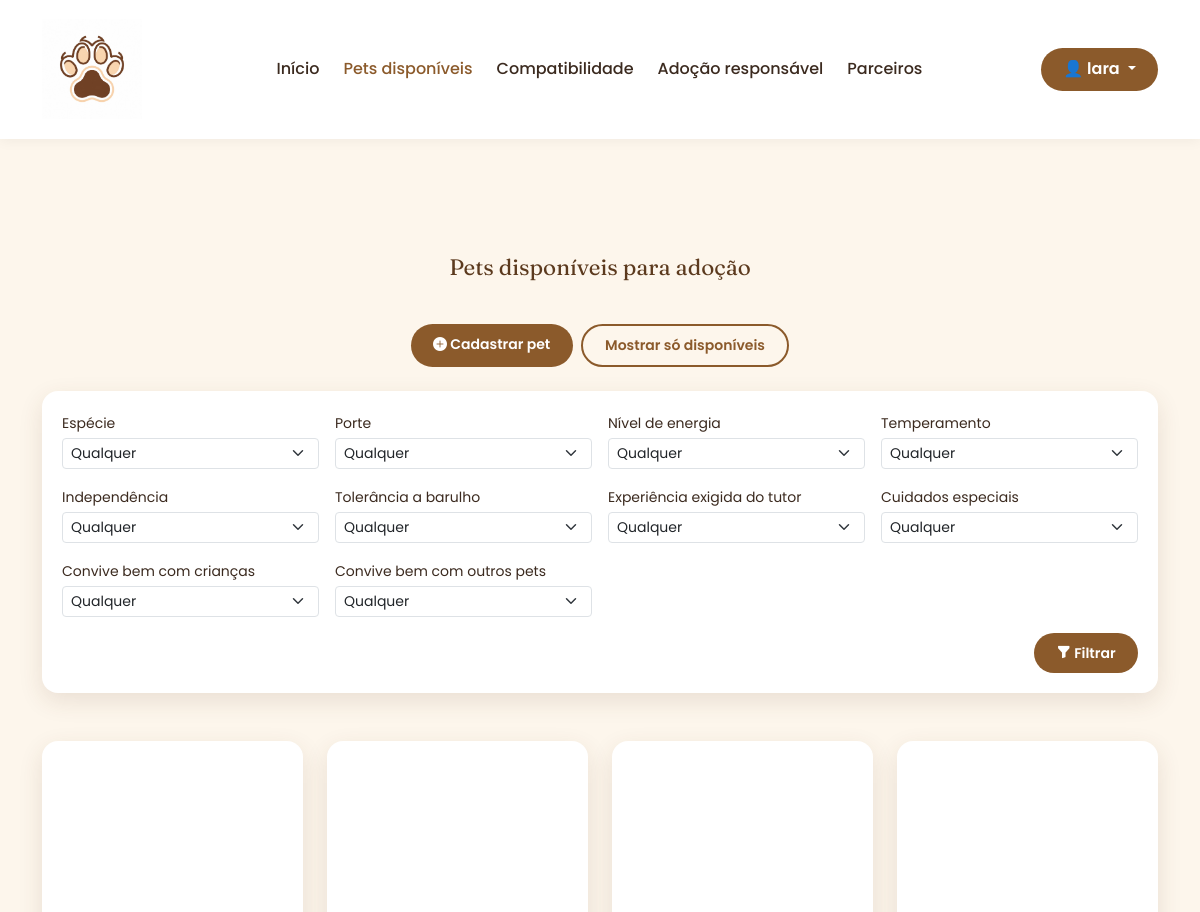
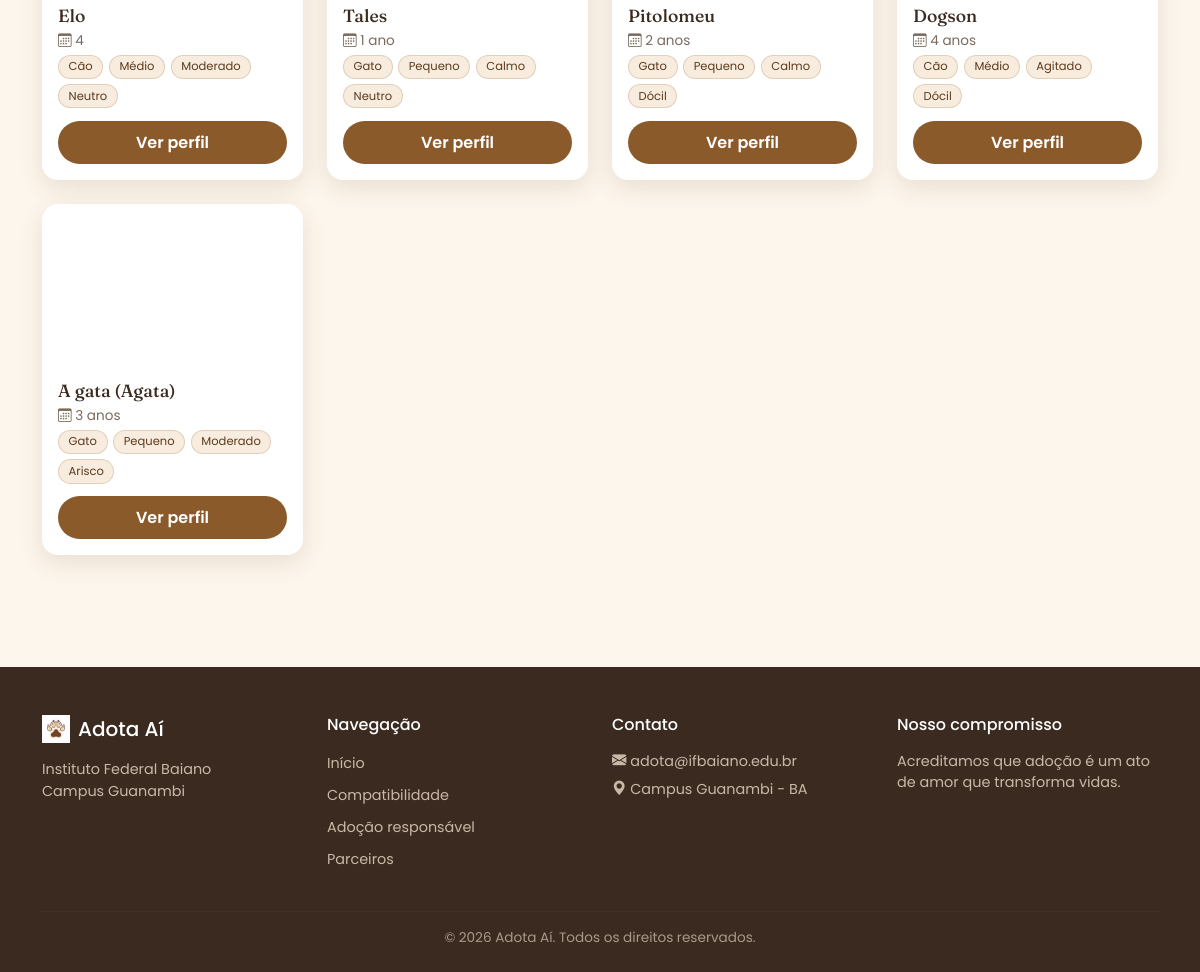
Page /adocao/pets/?todos=1 (signed in) on the committed database (2 pictures, top to bottom).
### adocao/models.py (models this page shows, shortened)
class Pet(models.Model):
    ESPECIE = choices.ESPECIE
    PORTE = choices.PORTE
    ENERGIA = choices.ENERGIA
    TEMPERAMENTO = choices.TEMPERAMENTO
    INDEPENDENCIA = choices.INDEPENDENCIA
    TOLERANCIA_BARULHO = choices.TOLERANCIA_BARULHO
    EXPERIENCIA = choices.EXPERIENCIA
    CUIDADOS = choices.CUIDADOS
    CONVIVE = choices.CONVIVE
    nome = models.CharField(max_length=100)
    idade = models.CharField(max_length=50)
    descricao = models.TextField()
    foto = models.ImageField(
        upload_to="pets/"
    )
    disponivel = models.BooleanField(
        default=True
    )
    especie = models.CharField(
        "espécie", max_length=10, choices=choices.ESPECIE
    )
    porte = models.PositiveSmallIntegerField(
        "porte", choices=choices.PORTE
    )
    energia = models.PositiveSmallIntegerField(
        "nível de energia", choices=choices.ENERGIA
    )
    temperamento = models.PositiveSmallIntegerField(
        "temperamento", choices=choices.TEMPERAMENTO
    )
    independencia = models.PositiveSmallIntegerField(
        "independência", choices=choices.INDEPENDENCIA
    )
    tolerancia_barulho = models.PositiveSmallIntegerField(
        "tolerância a barulho", choices=choices.TOLERANCIA_BARULHO
    )
    experiencia = models.PositiveSmallIntegerField(
        "experiência exigida do tutor", choices=choices.EXPERIENCIA
    )
    cuidados = models.PositiveSmallIntegerField(
        "cuidados especiais", choices=choices.CUIDADOS
    )
    convive_criancas = models.CharField(
        "convive bem com crianças", max_length=3, choices=choices.CONVIVE
    )
    convive_outros_pets = models.CharField(
        "convive bem com outros pets", max_length=3, choices=choices.CONVIVE
    )

### adocao/views.py (the view)
def lista_pets(request):
    mostrar_todos = request.user.is_staff and request.GET.get('todos') == '1'
    pets = Pet.objects.all() if mostrar_todos else Pet.objects.filter(disponivel=True)
    filtro = PetFiltroForm(request.GET)
    filtros_ativos = False
    if filtro.is_valid():
        for campo, valor in filtro.cleaned_data.items():
            if valor:
                pets = pets.filter(**{campo: valor})
                filtros_ativos = True
    return render(
        request,
        'adocao/lista_pets.html',
        {
            'pets': pets,
            'filtro': filtro,
            'filtros_ativos': filtros_ativos,
            'mostrar_todos': mostrar_todos,
        }
    )

### adocao/forms.py
class PetFiltroForm(forms.Form):
    EIXOS = [
        "especie",
        "porte",
        "energia",
        "temperamento",
        "independencia",
        "tolerancia_barulho",
        "experiencia",
        "cuidados",
    ]
    CONVIVE = ["convive_criancas", "convive_outros_pets"]
    def __init__(self, *args, **kwargs):
        super().__init__(*args, **kwargs)
        select = {'class': 'form-select form-select-sm'}
        for nome in self.EIXOS:
            campo = Pet._meta.get_field(nome)
            self.fields[nome] = forms.ChoiceField(
                label=str(campo.verbose_name).capitalize(),
                required=False,
                choices=[('', 'Qualquer')] + list(campo.choices),
                widget=forms.Select(attrs=select),
            )
        for nome in self.CONVIVE:
            campo = Pet._meta.get_field(nome)
            self.fields[nome] = forms.ChoiceField(
                label=str(campo.verbose_name).capitalize(),
                required=False,
                choices=[('', 'Qualquer'), ('sim', 'Sim')],
                widget=forms.Select(attrs=select),
            )

### templates/adocao/lista_pets.html (shortened to what this page needs)
{% extends 'base.html' %}
{% load static %}
{% block conteudo %}
<section class="section-pets">
    <div class="container py-5">
        <div class="section-heading">
            <span class="eyebrow-line">
                Pets disponíveis para adoção
            </span>
        </div>
        {% if user.is_staff %}
        <div class="d-flex flex-wrap gap-2 justify-content-center mb-4">
            <a href="{% url 'pet_criar' %}" class="btn btn-primary-custom btn-sm">
                <i class="bi bi-plus-circle-fill"></i> Cadastrar pet
            </a>
            {% if mostrar_todos %}
            <a href="{% url 'lista_pets' %}" class="btn btn-outline-custom btn-sm">Mostrar só disponíveis</a>
            {% else %}
            <a href="{% url 'lista_pets' %}?todos=1" class="btn btn-outline-custom btn-sm">Incluir pets já adotados</a>
            {% endif %}
        </div>
        {% endif %}
        <form method="get" class="filtro-pets mb-5">
            <div class="row g-3">
                {% for campo in filtro %}
                <div class="col-6 col-md-3">
                    <label class="form-label small mb-1" for="{{ campo.id_for_label }}">{{ campo.label }}</label>
                    {{ campo }}
                </div>
                {% endfor %}
            </div>
            <div class="d-flex gap-2 mt-3 justify-content-end">
                <button type="submit" class="btn btn-primary-custom btn-sm">
                    <i class="bi bi-funnel-fill"></i> Filtrar
                </button>
            </div>
        </form>
        <div class="row g-4">
            {% for pet in pets %}
            <div class="col-6 col-md-3">
                {% include 'adocao/_pet_card.html' %}
            </div>
            {% endfor %}
        </div>
    </div>
</section>
{% endblock %}

### templates/base.html (shortened to what this page needs)
{% load static %}
<!DOCTYPE html>
<html lang="pt-br">
<head>
<link href="https://cdn.jsdelivr.net/npm/bootstrap@5.3.3/dist/css/bootstrap.min.css" rel="stylesheet">
<link rel="stylesheet" href="https://cdn.jsdelivr.net/npm/bootstrap-icons@1.11.3/font/bootstrap-icons.css">
<link rel="stylesheet" href="{% static 'css/style.css' %}">
</head>
<body>
<nav class="navbar navbar-expand-lg sticky-top">
    <div class="container">
        <a class="navbar-brand d-flex align-items-center gap-2" href="{% url 'home' %}">
            <img src="{% static 'img/logo.jpeg' %}" alt="Logo Adota Aí" width="100" height="100">
        </a>
        <div class="collapse navbar-collapse" id="navMenu">
            <ul class="navbar-nav mx-auto mb-2 mb-lg-0 gap-lg-2">
                <li class="nav-item"> <a class="nav-link {% if request.resolver_match.url_name == 'home' %}active{% endif %}" href="{% url 'home' %}">Início</a></li>
                <li class="nav-item"> <a class="nav-link {% if request.resolver_match.url_name == 'lista_pets' %}active{% endif %}" href="{% url 'lista_pets' %}">Pets disponíveis</a></li>
                <li class="nav-item"> <a class="nav-link {% if request.resolver_match.url_name == 'quiz' %}active{% endif %}" href="{% url 'quiz' %}">Compatibilidade</a></li>
                <li class="nav-item"> <a class="nav-link {% if request.resolver_match.url_name == 'adocao_responsavel' %}active{% endif %}" href="{% url 'adocao_responsavel' %}">Adoção responsável</a></li>
                <li class="nav-item"> <a class="nav-link {% if request.resolver_match.url_name == 'parceiros' %}active{% endif %}" href="{% url 'parceiros' %}">Parceiros</a></li>
            </ul>
            {% if user.is_authenticated %}
            <div class="dropdown">
                <button class="btn btn-primary-custom dropdown-toggle" data-bs-toggle="dropdown">
                    👤 {{ user.first_name|default:user.username }}
                </button>
            </div>
            {% else %}
            <a href="{% url 'login' %}" class="btn btn-primary-custom">Entrar / Cadastrar</a>
            {% endif %}
        </div>
    </div>
</nav>
{% block conteudo %}
{% endblock %}
<footer class="site-footer">
    <div class="container">
        <div class="row g-4">
            <div class="col-md-3">
                <h5 class="d-flex align-items-center gap-2">
                    <img src="{% static 'img/logo.jpeg' %}" alt="Logo Adota Aí" height="28">
                    Adota Aí
                </h5>
                <p class="footer-text">Instituto Federal Baiano<br>Campus Guanambi</p>
            </div>
            <div class="col-md-3">
                <h6>Navegação</h6>
                <ul class="footer-links">
                    <li><a href="{% url 'home' %}">Início</a></li>
                    <li><a href="{% url 'quiz' %}">Compatibilidade</a></li>
                    <li><a href="{% url 'adocao_responsavel' %}">Adoção responsável</a></li>
                    <li><a href="{% url 'parceiros' %}">Parceiros</a></li>
                </ul>
            </div>
            <div class="col-md-3">
                <h6>Contato</h6>
                <p class="footer-text"><i class="bi bi-envelope-fill"></i> adota@ifbaiano.edu.br</p>
                <p class="footer-text"><i class="bi bi-geo-alt-fill"></i> Campus Guanambi - BA</p>
            </div>
            <div class="col-md-3">
                <h6>Nosso compromisso</h6>
                <p class="footer-text">Acreditamos que adoção é um ato de amor que transforma vidas.</p>
            </div>
        </div>
        <hr>
        <p class="footer-bottom">© 2026 Adota Aí. Todos os direitos reservados.</p>
    </div>
</footer>
</body>
</html>

### templates/adocao/_pet_card.html
<div class="pet-card">
    <div class="pet-card-img" style="background-image:url('{{ pet.foto.url }}')"></div>
    <div class="pet-card-body">
        <h3>{{ pet.nome }}</h3>
        <p class="pet-meta"><i class="bi bi-calendar3"></i> {{ pet.idade }}{% if not pet.disponivel %} · <span class="badge bg-secondary">Adotado</span>{% endif %}</p>
        <div class="pet-chips">
            <span class="chip">{{ pet.get_especie_display }}</span>
            <span class="chip">{{ pet.get_porte_display }}</span>
            <span class="chip">{{ pet.get_energia_display }}</span>
            <span class="chip">{{ pet.get_temperamento_display }}</span>
        </div>
        <a href="{% url 'detalhe_pet' pet.id %}" class="btn btn-primary-custom w-100">Ver perfil</a>
    </div>
</div>

### static/css/style.css (style rules this page uses)
:root { --cor-primaria: #8B5A2B; --cor-primaria-escura: #5C3A1E; --cor-secundaria: #E8A87C; --cor-fundo: #FDF6EC; --cor-fundo-alt: #F7ECDD; --cor-texto: #3B2A1F; --cor-texto-suave: #7A6A5C; --fonte-titulo: 'Fraunces', serif; --fonte-corpo: 'Poppins', sans-serif; --raio: 16px; --sombra: 0 8px 24px rgba(91, 58, 30, 0.12); }
* { box-sizing: border-box; }
body { font-family: var(--fonte-corpo); color: var(--cor-texto); background: var(--cor-fundo); }
h1, h2, h3 { font-family: var(--fonte-titulo); color: var(--cor-texto); }
.navbar { background: #fff; box-shadow: 0 2px 12px rgba(0,0,0,0.05); padding: 0.9rem 0; }
.navbar-brand { font-family: var(--fonte-titulo); font-size: 1.4rem; color: var(--cor-primaria-escura) !important; }
.nav-link { color: var(--cor-texto) !important; font-weight: 500; }
.nav-link.active, .nav-link:hover { color: var(--cor-primaria) !important; }
.btn-primary-custom { background: var(--cor-primaria); border: none; color: #fff; border-radius: 999px; padding: 0.6rem 1.4rem; font-weight: 600; transition: transform 0.15s ease, background 0.15s ease; }
.btn-outline-custom { border: 2px solid var(--cor-primaria); color: var(--cor-primaria); border-radius: 999px; padding: 0.55rem 1.4rem; font-weight: 600; background: transparent; }
.section-pets { padding: 4rem 0; }
.section-heading { text-align: center; margin-bottom: 2.5rem; }
.eyebrow-line { font-family: var(--fonte-titulo); font-size: 1.4rem; color: var(--cor-primaria-escura); }
.pet-card { background: #fff; border-radius: var(--raio); overflow: hidden; box-shadow: var(--sombra); height: 100%; transition: transform 0.2s ease; }
.pet-card-img { height: 160px; background-size: cover; background-position: center; }
.pet-card-body { padding: 1rem; }
.pet-card-body h3 { font-size: 1.1rem; margin-bottom: 0.3rem; }
.pet-meta { font-size: 0.85rem; color: var(--cor-texto-suave); margin-bottom: 0.2rem; }
.site-footer { background: var(--cor-texto); color: #D9C9BA; padding: 3rem 0 1.5rem; }
.site-footer h5, .site-footer h6 { color: #fff; margin-bottom: 1rem; }
.footer-text { font-size: 0.9rem; color: #C9B8A8; margin-bottom: 0.4rem; }
.footer-links { list-style: none; padding: 0; margin: 0; }
.footer-links li { margin-bottom: 0.5rem; }
.footer-links a { color: #C9B8A8; text-decoration: none; font-size: 0.9rem; }
.site-footer hr { border-color: rgba(255,255,255,0.1); margin: 2rem 0 1rem; }
.footer-bottom { text-align: center; font-size: 0.85rem; color: #A9998A; margin: 0; }
.pet-chips { display: flex; flex-wrap: wrap; gap: 0.35rem; margin-bottom: 0.8rem; }
.chip { font-size: 0.72rem; padding: 0.15rem 0.6rem; border-radius: 999px; background: var(--cor-fundo-alt); color: var(--cor-primaria-escura); border: 1px solid rgba(139, 90, 43, 0.2); }
.filtro-pets { background: #fff; border-radius: var(--raio); box-shadow: var(--sombra); padding: 1.25rem; }

### rows in the picture
Pet: nome "Elo", idade "4", especie "Cão", porte "Médio", energia "Moderado", temperamento "Neutro"
Pet: nome "Tales", idade "1 ano", especie "Gato", porte "Pequeno", energia "Calmo", temperamento "Neutro"
Pet: nome "Pitolomeu", idade "2 anos", especie "Gato", porte "Pequeno", energia "Calmo", temperamento "Dócil"
Pet: nome "Dogson", idade "4 anos", especie "Cão", porte "Médio", energia "Agitado", temperamento "Dócil"
Pet: nome "A gata (Agata)", idade "3 anos", especie "Gato", porte "Pequeno", energia "Moderado", temperamento "Arisco"

### other values in the picture
{{ user.first_name|default:user.username }} "lara"
{{ campo.label }} "Espécie" "Porte" "Nível de energia" "Temperamento" "Independência" "Tolerância a barulho" "Experiência exigida do tutor" "Cuidados especiais" "Convive bem com crianças" "Convive bem com outros pets"
